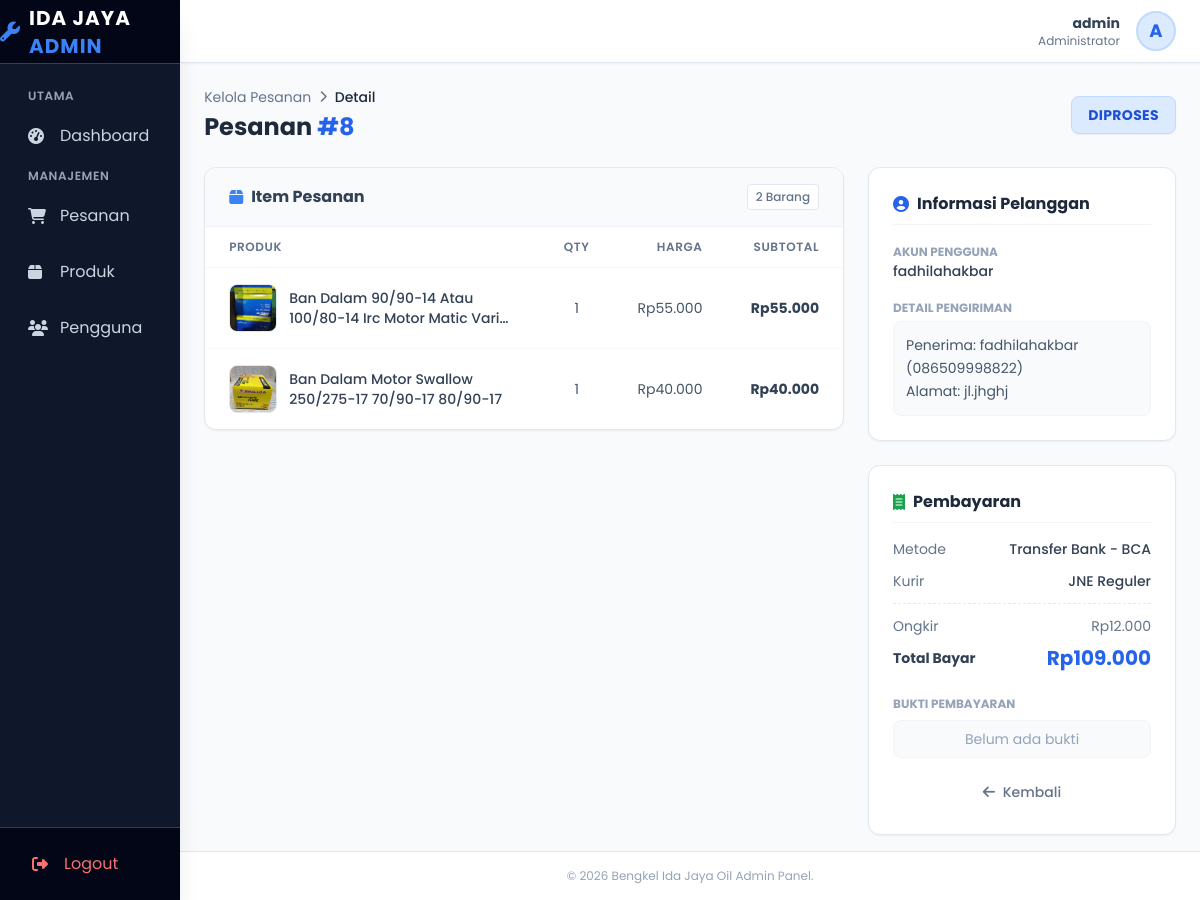
The page /admin/detail_pesanan.php?id=8 (signed in) on the database its author committed.
### tables this page shows
CREATE TABLE `pesanan` (
  `id_pesanan` int(11) NOT NULL,
  `id_user` int(11) NOT NULL,
  `tanggal_pesanan` datetime DEFAULT current_timestamp(),
  `total_harga` decimal(15,2) NOT NULL,
  `ongkos_kirim` decimal(15,2) DEFAULT NULL,
  `alamat_pengiriman` text NOT NULL,
  `jasa_pengiriman` varchar(50) DEFAULT NULL,
  `catatan` text DEFAULT NULL,
  `metode_pembayaran` varchar(50) NOT NULL,
  `status_pesanan` varchar(50) DEFAULT 'Menunggu Pembayaran',
  `bukti_pembayaran` varchar(255) DEFAULT NULL
);

CREATE TABLE `detail_pesanan` (
  `id` int(11) NOT NULL,
  `id_pesanan` int(11) NOT NULL,
  `id_produk` int(11) NOT NULL,
  `harga_satuan` decimal(15,2) NOT NULL,
  `kuantitas` int(11) NOT NULL,
  `subtotal` decimal(15,2) NOT NULL
);

CREATE TABLE `produk` (
  `id` int(11) NOT NULL,
  `nama` varchar(200) NOT NULL,
  `kategori` varchar(50) DEFAULT NULL,
  `deskripsi` text DEFAULT NULL,
  `harga` decimal(10,2) NOT NULL,
  `stok` int(11) NOT NULL DEFAULT 0,
  `gambar` varchar(255) DEFAULT 'default.jpg',
  `created_at` timestamp NOT NULL DEFAULT current_timestamp()
);

CREATE TABLE `users` (
  `id_user` int(11) NOT NULL,
  `username` varchar(100) NOT NULL,
  `no_telp` varchar(20) DEFAULT NULL,
  `password` varchar(255) NOT NULL,
  `nama_lengkap` varchar(150) DEFAULT NULL,
  `role` enum('user','admin') NOT NULL DEFAULT 'user',
  `created_at` timestamp NOT NULL DEFAULT current_timestamp()
);

### admin/detail_pesanan.php (the view, shortened to what this page needs)
<?php
include 'admin_header.php';
$id_pesanan = (int)$_GET['id'];
$sql_pesanan = "
    SELECT p.*, u.nama_lengkap AS nama_akun, u.username
    FROM pesanan p
    LEFT JOIN users u ON p.id_user = u.id_user
    WHERE p.id_pesanan = ?
";
$stmt = $conn->prepare($sql_pesanan);
$stmt->bind_param("i", $id_pesanan);
$stmt->execute();
$result_pesanan = $stmt->get_result();
$pesanan = $result_pesanan->fetch_assoc();
$sql_detail = "
    SELECT dp.*, p.nama AS nama_produk, p.gambar
    FROM detail_pesanan dp
    JOIN produk p ON dp.id_produk = p.id
    WHERE dp.id_pesanan = ?
";
$stmt_detail = $conn->prepare($sql_detail);
$stmt_detail->bind_param("i", $id_pesanan);
$stmt_detail->execute();
$items_pesanan = $stmt_detail->get_result();
function getStatusColor($status) {
    $status = strtolower($status);
    if (strpos($status, 'proses') !== false) return 'bg-blue-100 text-blue-700 border-blue-200';
    return 'bg-red-100 text-red-700 border-red-200';
}
?>
<div class="mb-6 flex flex-col sm:flex-row justify-between items-start sm:items-center gap-4">
    <div>
        <div class="flex items-center gap-2 text-sm text-slate-500 mb-1">
            <a href="kelola_pesanan.php" class="hover:text-blue-600 transition">Kelola Pesanan</a>
            <i class="fas fa-chevron-right text-xs"></i>
            <span class="text-slate-800 font-medium">Detail</span>
        </div>
        <h1 class="text-2xl font-bold text-slate-800">
            Pesanan <span class="text-blue-600">#<?= $pesanan['id_pesanan'] ?></span>
        </h1>
    </div>
    <div class="px-4 py-2 rounded-lg border <?= getStatusColor($pesanan['status_pesanan']) ?> flex items-center gap-2 shadow-sm">
        <span class="font-bold uppercase tracking-wide text-sm"><?= htmlspecialchars($pesanan['status_pesanan']) ?></span>
    </div>
</div>
<div class="grid grid-cols-1 lg:grid-cols-3 gap-6">
    <div class="lg:col-span-2 space-y-6">
        <div class="bg-white rounded-xl shadow-sm border border-slate-200 overflow-hidden">
            <div class="px-6 py-4 border-b border-slate-100 bg-slate-50 flex justify-between items-center">
                <h2 class="font-bold text-slate-700 flex items-center gap-2">
                    <i class="fas fa-box text-blue-500"></i> Item Pesanan
                </h2>
                <span class="text-xs font-medium bg-white px-2 py-1 rounded border border-slate-200 text-slate-500"><?= $items_pesanan->num_rows ?> Barang</span>
            </div>
            <div class="overflow-x-auto">
                <table class="w-full text-left">
                    <thead>
                        <tr class="bg-white text-slate-500 text-xs uppercase tracking-wider border-b border-slate-100">
                            <th class="px-6 py-3 font-semibold">Produk</th>
                            <th class="px-6 py-3 font-semibold text-center">Qty</th>
                            <th class="px-6 py-3 font-semibold text-right">Harga</th>
                            <th class="px-6 py-3 font-semibold text-right">Subtotal</th>
                        </tr>
                    </thead>
                    <tbody class="divide-y divide-slate-50 text-sm">
                        <?php while($item = $items_pesanan->fetch_assoc()): ?>
                        <tr class="hover:bg-slate-50 transition">
                            <td class="px-6 py-4">
                                <div class="flex items-center gap-3">
                                    <div class="w-12 h-12 bg-slate-100 rounded-lg overflow-hidden border border-slate-200 flex-shrink-0">
                                        <img src="uploads/<?= htmlspecialchars($item['gambar']) ?>" alt="" class="w-full h-full object-cover">
                                    </div>
                                    <span class="font-medium text-slate-700 line-clamp-2"><?= htmlspecialchars($item['nama_produk']) ?></span>
                                </div>
                            </td>
                            <td class="px-6 py-4 text-center text-slate-600">
                                <?= $item['kuantitas'] ?>
                            </td>
                            <td class="px-6 py-4 text-right text-slate-600">
                                Rp<?= number_format($item['harga_satuan'], 0, ',', '.') ?>
                            </td>
                            <td class="px-6 py-4 text-right font-bold text-slate-700">
                                Rp<?= number_format($item['subtotal'], 0, ',', '.') ?>
                            </td>
                        </tr>
                        <?php endwhile; ?>
                    </tbody>
                </table>
            </div>
        </div>
    </div>
    <div class="lg:col-span-1 space-y-6">
        <div class="bg-white rounded-xl shadow-sm border border-slate-200 p-6">
            <h3 class="font-bold text-slate-800 mb-4 pb-2 border-b border-slate-100 flex items-center gap-2">
                <i class="fas fa-user-circle text-blue-600"></i> Informasi Pelanggan
            </h3>
            <div class="space-y-4 text-sm">
                <div>
                    <span class="text-xs text-slate-400 uppercase font-bold">Akun Pengguna</span>
                    <p class="font-medium text-slate-700"><?= htmlspecialchars($pesanan['nama_akun'] ?? 'Guest/Terhapus') ?></p>
                </div>
                <div>
                    <span class="text-xs text-slate-400 uppercase font-bold">Detail Pengiriman</span>
                    <div class="mt-1 p-3 bg-slate-50 rounded-lg border border-slate-100 text-slate-600 leading-relaxed">
                        <?= nl2br(htmlspecialchars($pesanan['alamat_pengiriman'])) ?>
                    </div>
                </div>
            </div>
        </div>
        <div class="bg-white rounded-xl shadow-sm border border-slate-200 p-6">
            <h3 class="font-bold text-slate-800 mb-4 pb-2 border-b border-slate-100 flex items-center gap-2">
                <i class="fas fa-receipt text-green-600"></i> Pembayaran
            </h3>
            <div class="space-y-3 mb-6 text-sm">
                <div class="flex justify-between">
                    <span class="text-slate-500">Metode</span>
                    <span class="font-medium text-slate-700"><?= htmlspecialchars($pesanan['metode_pembayaran']) ?></span>
                </div>
                <div class="flex justify-between">
                    <span class="text-slate-500">Kurir</span>
                    <span class="font-medium text-slate-700"><?= htmlspecialchars($pesanan['jasa_pengiriman'] ?? '-') ?></span>
                </div>
                <div class="pt-3 border-t border-dashed border-slate-200">
                    <div class="flex justify-between text-slate-500 mb-1">
                        <span>Ongkir</span>
                        <span>Rp<?= number_format($pesanan['ongkos_kirim'] ?? 0, 0, ',', '.') ?></span>
                    </div>
                    <div class="flex justify-between items-center mt-2">
                        <span class="font-bold text-slate-700">Total Bayar</span>
                        <span class="text-xl font-bold text-blue-600">Rp<?= number_format($pesanan['total_harga'], 0, ',', '.') ?></span>
                    </div>
                </div>
            </div>
            <div class="mb-4">
                <span class="text-xs text-slate-400 uppercase font-bold block mb-2">Bukti Pembayaran</span>
                <?php if (!empty($pesanan['bukti_pembayaran'])): ?>
                    <a href="../uploads/bukti_pembayaran/<?= htmlspecialchars($pesanan['bukti_pembayaran']) ?>" target="_blank"
                       class="flex items-center justify-center gap-2 w-full py-2 bg-purple-50 text-purple-600 rounded-lg hover:bg-purple-100 transition border border-purple-200 font-medium text-sm">
                        <i class="fas fa-image"></i> Lihat Bukti
                    </a>
                <?php else: ?>
                    <div class="text-center py-2 bg-slate-50 text-slate-400 rounded-lg text-sm border border-slate-100">
                        Belum ada bukti
                    </div>
                <?php endif; ?>
            </div>
            <a href="kelola_pesanan.php" class="block w-full text-center py-2 text-slate-500 hover:text-slate-700 text-sm font-medium transition">
                <i class="fas fa-arrow-left mr-1"></i> Kembali
            </a>
        </div>
    </div>
</div>
<?php include 'admin_footer.php'; ?>

### admin/admin_header.php (style rules this page uses)
body { font-family: 'Poppins', sans-serif; }

### rows shown on the page
pesanan: id_pesanan "8", status_pesanan "DIPROSES", id_user.nama_lengkap "fadhilahakbar", alamat_pengiriman "Penerima: fadhilahakbar (086509998822) Alamat: jl.jhghj", metode_pembayaran "Transfer Bank - BCA", jasa_pengiriman "JNE Reguler", ongkos_kirim "12.000", total_harga "109.000"
detail_pesanan: id_produk.gambar (picture), id_produk.nama "Ban Dalam 90/90-14 Atau 100/80-14 Irc Motor Matic…", kuantitas "1", harga_satuan "55.000", subtotal "55.000"
detail_pesanan: id_produk.gambar (picture), id_produk.nama "Ban Dalam Motor Swallow 250/275-17 70/90-17 80/90-17", kuantitas "1", harga_satuan "40.000", subtotal "40.000"

### other values the page prints
$admin_name "admin"
substr($admin_name, 0, 1) "A"
$items_pesanan->num_rows "2"
